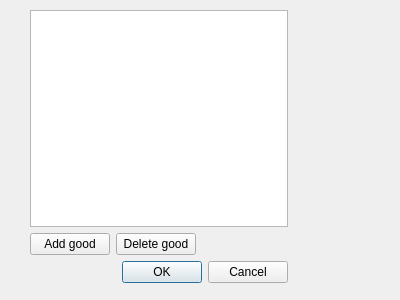
<?xml version="1.0" encoding="UTF-8"?>
<ui version="4.0">
 <class>CatalogEditor</class>
 <widget class="QDialog" name="CatalogEditor">
  <property name="geometry">
   <rect>
    <x>0</x>
    <y>0</y>
    <width>400</width>
    <height>300</height>
   </rect>
  </property>
  <property name="windowTitle">
   <string>Dialog</string>
  </property>
  <widget class="QWidget" name="">
   <property name="geometry">
    <rect>
     <x>30</x>
     <y>10</y>
     <width>258</width>
     <height>273</height>
    </rect>
   </property>
   <layout class="QVBoxLayout" name="verticalLayout">
    <item>
     <widget class="QTableView" name="products">
      <property name="alternatingRowColors">
       <bool>true</bool>
      </property>
      <property name="selectionMode">
       <enum>QAbstractItemView::SingleSelection</enum>
      </property>
      <property name="selectionBehavior">
       <enum>QAbstractItemView::SelectRows</enum>
      </property>
     </widget>
    </item>
    <item>
     <layout class="QHBoxLayout" name="horizontalLayout">
      <property name="sizeConstraint">
       <enum>QLayout::SetFixedSize</enum>
      </property>
      <item>
       <widget class="QPushButton" name="pushButton">
        <property name="sizePolicy">
         <sizepolicy hsizetype="Fixed" vsizetype="Fixed">
          <horstretch>0</horstretch>
          <verstretch>0</verstretch>
         </sizepolicy>
        </property>
        <property name="text">
         <string>Add good</string>
        </property>
       </widget>
      </item>
      <item>
       <widget class="QPushButton" name="pushButton_2">
        <property name="sizePolicy">
         <sizepolicy hsizetype="Fixed" vsizetype="Fixed">
          <horstretch>0</horstretch>
          <verstretch>0</verstretch>
         </sizepolicy>
        </property>
        <property name="text">
         <string>Delete good</string>
        </property>
       </widget>
      </item>
      <item>
       <spacer name="horizontalSpacer">
        <property name="orientation">
         <enum>Qt::Horizontal</enum>
        </property>
        <property name="sizeHint" stdset="0">
         <size>
          <width>40</width>
          <height>20</height>
         </size>
        </property>
       </spacer>
      </item>
     </layout>
    </item>
    <item>
     <widget class="QDialogButtonBox" name="buttonBox">
      <property name="orientation">
       <enum>Qt::Horizontal</enum>
      </property>
      <property name="standardButtons">
       <set>QDialogButtonBox::Cancel|QDialogButtonBox::Ok</set>
      </property>
     </widget>
    </item>
   </layout>
  </widget>
 </widget>
 <resources/>
 <connections>
  <connection>
   <sender>buttonBox</sender>
   <signal>accepted()</signal>
   <receiver>CatalogEditor</receiver>
   <slot>accept()</slot>
   <hints>
    <hint type="sourcelabel">
     <x>248</x>
     <y>254</y>
    </hint>
    <hint type="destinationlabel">
     <x>157</x>
     <y>274</y>
    </hint>
   </hints>
  </connection>
  <connection>
   <sender>buttonBox</sender>
   <signal>rejected()</signal>
   <receiver>CatalogEditor</receiver>
   <slot>reject()</slot>
   <hints>
    <hint type="sourcelabel">
     <x>316</x>
     <y>260</y>
    </hint>
    <hint type="destinationlabel">
     <x>286</x>
     <y>274</y>
    </hint>
   </hints>
  </connection>
 </connections>
</ui>
